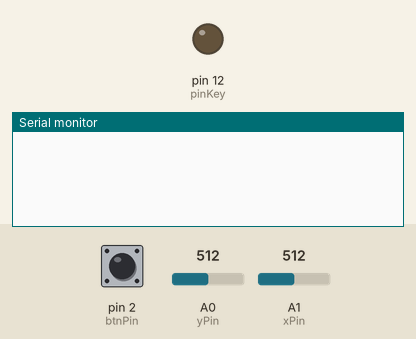
Recording of a sketch running on a simulated Arduino Uno, built with avr-gcc and run on an emulated ATmega328P. On the bench: output pins drawn as LEDs (lit = HIGH), the last lines printed to the serial monitor. Inputs (shaded band) come from the test bench; at power-on: A0 (yPin) = 512, A1 (xPin) = 512, pin 2 (btnPin) HIGH.

Above: at 1.2 s.
1.3 s: A0 (yPin) set to 487
At 1.37 s:
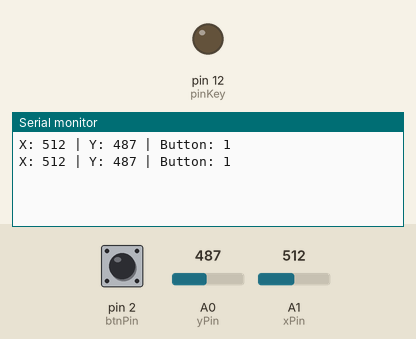
6.2 s: A1 (xPin) set to 1006
At 6.22 s:
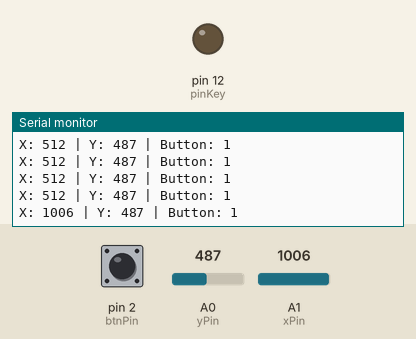
9.2 s: A1 (xPin) set to 984
At 9.24 s:
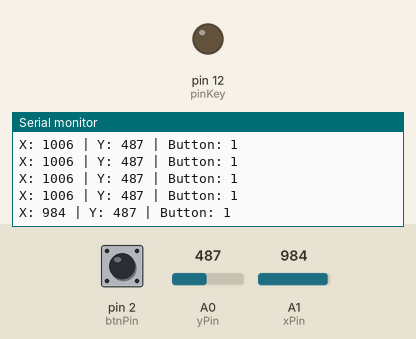
Timing chart, 0 to 12.2 s (numbered marks = the images above; inputs shaded):
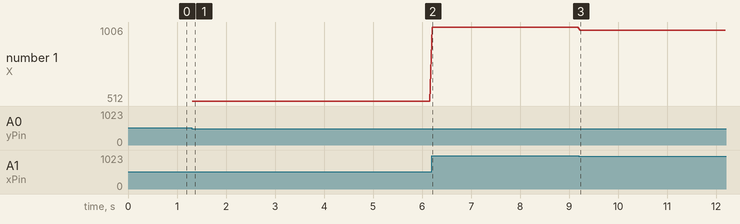

Measured:
- the behaviour switches between 500 and 499 on A0 (yPin) (found by bisection; images 0 and 1)
- after the input at 1.3 s, the serial monitor: prints a new line at once (image 1)
- after the input at 6.2 s, the serial monitor: prints a new line at once (image 2)
- after the input at 9.2 s, the serial monitor: prints a new line at once (image 3)
- plotted number 1: 512 → 1006 after the input at 6.2 s, 1006 → 984 after the input at 9.2 s

The sketch:

HC-05_master.ino
```cpp
#include <SoftwareSerial.h>

#define rxPin 11    // Broche 11 en tant que RX, à raccorder sur TX du HC-05
#define txPin 10    // Broche 10 en tant que TX, à raccorder sur RX du HC-05
#define pinKey 12

SoftwareSerial HC_05(rxPin, txPin);

#define xPin  A1
#define yPin  A0
#define btnPin 2

int xPos = 0;
int yPos = 0;
int btnState = 0;

void setup()
{
  // define pin modes for tx, rx pins:
  pinMode(rxPin, INPUT);
  pinMode(txPin, OUTPUT);
  pinMode(pinKey, OUTPUT);
  //activate pull-up resistor on the push-button pin
  pinMode(btnPin, INPUT_PULLUP);

  // initialize serial communications at 9600 bps:
  Serial.begin(9600);

  HC_05.begin(38400);
}

void loop() {
  xPos = analogRead(xPin);
  yPos = analogRead(yPin);
  btnState = digitalRead(btnPin);

  byte send_byte = B00000000;                                            //Set the send_byte variable to 0

  if(xPos < 500) send_byte |= B00000001;
  if(xPos > 600) send_byte |= B00000010;
  if(yPos < 500) send_byte |= B00001000;
  if(yPos > 600) send_byte |= B00000100;

  if(send_byte)
  {
    Serial.print("X: "); Serial.print(xPos);
    Serial.print(" | Y: "); Serial.print(yPos);
    Serial.print(" | Button: "); Serial.println(btnState);

    HC_05.write(send_byte);
  }
  delay(50);
}
```
